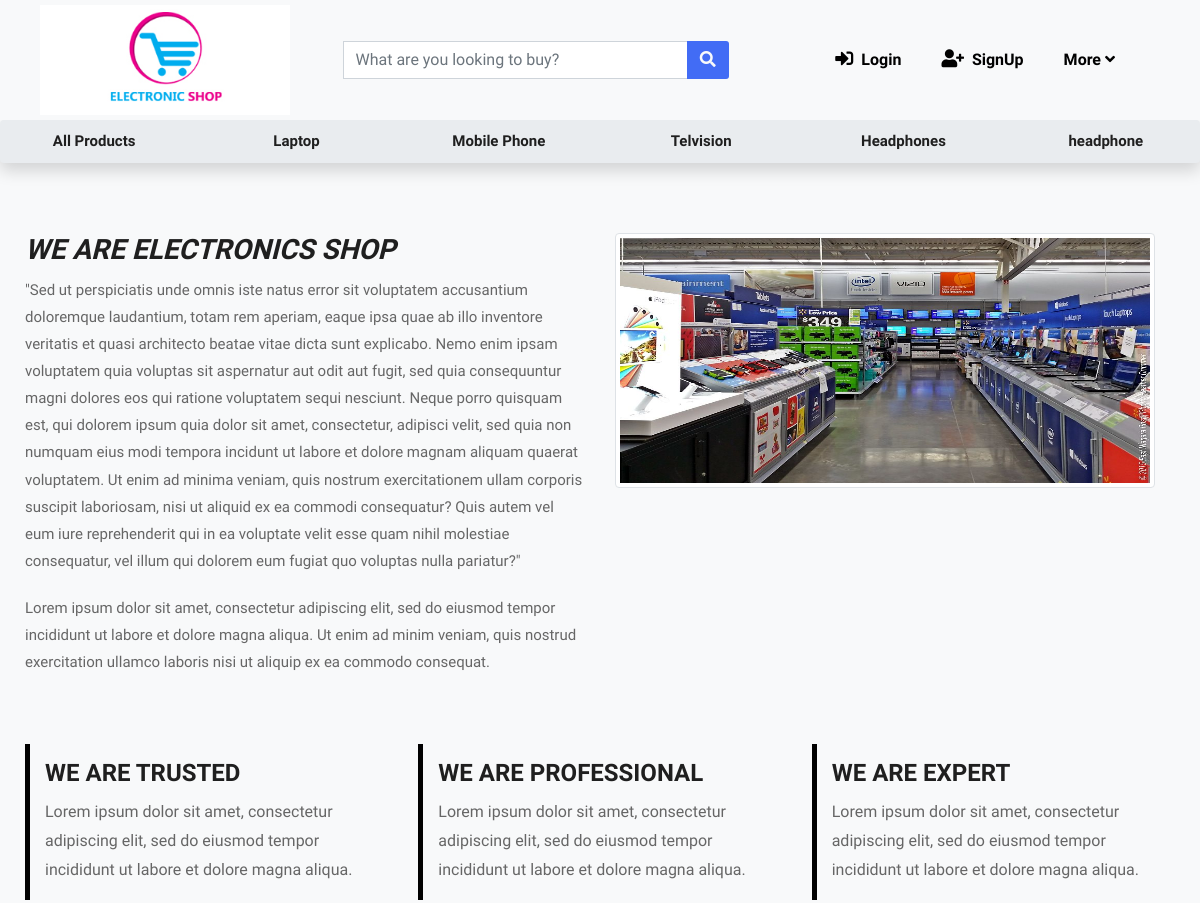
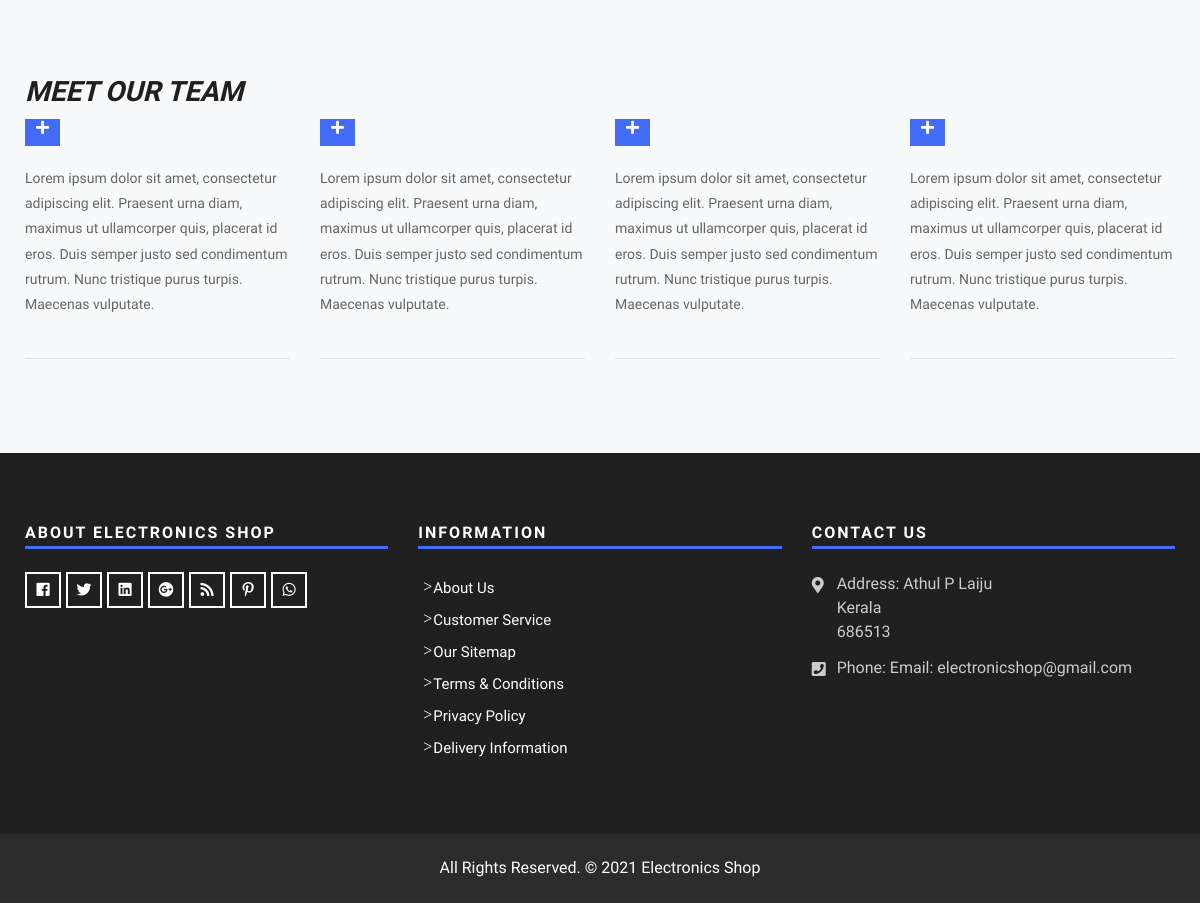
The page /about/ on the database its author committed (2 pictures, top to bottom).
### shop/models.py (models this page shows, shortened)
class Category(models.Model):
    category_name = models.CharField(max_length=50)

### shop/views/about.py (the view)
# urls.py: path("about/", about.about, name="AboutUs"),
def about(request):
    current_user = request.user
    customer = []
    try:
        customer = Customer.objects.get(user_id=current_user.id)
    except:
        pass
    catgories = Category.objects.all()
    carts = Cart.objects.filter(user_id=current_user.id)
    qty = 0
    total = 0
    for cart in carts:
        total = total + cart.amount
        qty = qty + cart.qty
    details = {
        'qty':qty,
        'total':total,
        'carts':carts,
        'categories':catgories,
        'customer':customer
    }
    return render(request, 'about.html', details)

### shop/models.py (called while the page is built)
    @property
    def amount(self):
        return self.qty * self.product.price

### templates/about.html (shortened to what this page needs)
{% extends 'base.html' %}
{% load static %}
{% block body %}
<div class="shadow p-2 rounded" style="background-color:#e9ecef; color:black">
    <div class="row text-center font-weight-bold">
        <div class="col-lg-2 col-md-4 col-sm-6">
            <p><a href="/products">All Products</a></p>
        </div>
        {% for category in categories %}
        <div class="col-lg-2 col-md-4 col-sm-6">
            <p><a href="/products/?category={{category.id}}">{{category.category_name}}</a></p>
        </div>
        {% endfor %}
    </div>
</div>
<div class="about-box-main">
    <div class="container">
        <div class="row">
            <div class="col-lg-6">
                <h2 class="noo-sh-title">We are <span>Electronics Shop</span></h2>
                <p>"Sed ut perspiciatis unde omnis iste natus error sit voluptatem accusantium doloremque laudantium, totam rem aperiam, eaque ipsa quae ab illo inventore veritatis et quasi architecto beatae vitae dicta sunt explicabo. Nemo enim ipsam
                    voluptatem quia voluptas sit aspernatur aut odit aut fugit, sed quia consequuntur magni dolores eos qui ratione voluptatem sequi nesciunt. Neque porro quisquam est, qui dolorem ipsum quia dolor sit amet, consectetur, adipisci velit,
                    sed quia non numquam eius modi tempora incidunt ut labore et dolore magnam aliquam quaerat voluptatem. Ut enim ad minima veniam, quis nostrum exercitationem ullam corporis suscipit laboriosam, nisi ut aliquid ex ea commodi consequatur?
                    Quis autem vel eum iure reprehenderit qui in ea voluptate velit esse quam nihil molestiae consequatur, vel illum qui dolorem eum fugiat quo voluptas nulla pariatur?"</p>
                <p>Lorem ipsum dolor sit amet, consectetur adipiscing elit, sed do eiusmod tempor incididunt ut labore et dolore magna aliqua. Ut enim ad minim veniam, quis nostrud exercitation ullamco laboris nisi ut aliquip ex ea commodo consequat.
                    </p>
            </div>
            <div class="col-lg-6">
                <div class="banner-frame"> <img class="img-thumbnail img-fluid" src="{% static 'images/store.jpg' %}" alt="" width="540px"/>
                </div>
            </div>
        </div>
        <div class="row my-5">
            <div class="col-sm-6 col-lg-4">
                <div class="service-block-inner">
                    <h3>We are Trusted</h3>
                    <p>Lorem ipsum dolor sit amet, consectetur adipiscing elit, sed do eiusmod tempor incididunt ut labore et dolore magna aliqua. </p>
                </div>
            </div>
            <div class="col-sm-6 col-lg-4">
                <div class="service-block-inner">
                    <h3>We are Professional</h3>
                    <p>Lorem ipsum dolor sit amet, consectetur adipiscing elit, sed do eiusmod tempor incididunt ut labore et dolore magna aliqua. </p>
                </div>
            </div>
            <div class="col-sm-6 col-lg-4">
                <div class="service-block-inner">
                    <h3>We are Expert</h3>
                    <p>Lorem ipsum dolor sit amet, consectetur adipiscing elit, sed do eiusmod tempor incididunt ut labore et dolore magna aliqua. </p>
                </div>
            </div>
        </div>
        <div class="row my-4">
            <div class="col-12">
                <h2 class="noo-sh-title">Meet Our Team</h2>
            </div>
            <div class="col-sm-6 col-lg-3">
                <div class="hover-team">
                    <div class="our-team"> <img src="images/img-1.jpg" alt="" />
                        <div class="icon"> <i class="fas fa-plus" aria-hidden="true"></i> </div>
                    </div>
                    <div class="team-description">
                        <p>Lorem ipsum dolor sit amet, consectetur adipiscing elit. Praesent urna diam, maximus ut ullamcorper quis, placerat id eros. Duis semper justo sed condimentum rutrum. Nunc tristique purus turpis. Maecenas vulputate. </p>
                    </div>
                    <hr class="my-0"> </div>
            </div>
            <div class="col-sm-6 col-lg-3">
                <div class="hover-team">
                    <div class="our-team"> <img src="images/img-2.jpg" alt="" />
                        <div class="icon"> <i class="fas fa-plus" aria-hidden="true"></i> </div>
                    </div>
                    <div class="team-description">
                        <p>Lorem ipsum dolor sit amet, consectetur adipiscing elit. Praesent urna diam, maximus ut ullamcorper quis, placerat id eros. Duis semper justo sed condimentum rutrum. Nunc tristique purus turpis. Maecenas vulputate. </p>
                    </div>
                    <hr class="my-0"> </div>
            </div>
            <div class="col-sm-6 col-lg-3">
                <div class="hover-team">
                    <div class="our-team"> <img src="images/img-3.jpg" alt="" />
                        <div class="icon"> <i class="fas fa-plus" aria-hidden="true"></i> </div>
                    </div>
                    <div class="team-description">
                        <p>Lorem ipsum dolor sit amet, consectetur adipiscing elit. Praesent urna diam, maximus ut ullamcorper quis, placerat id eros. Duis semper justo sed condimentum rutrum. Nunc tristique purus turpis. Maecenas vulputate. </p>
                    </div>
                    <hr class="my-0"> </div>
            </div>
            <div class="col-sm-6 col-lg-3">
                <div class="hover-team">
                    <div class="our-team"> <img src="images/img-1.jpg" alt="" />
                        <div class="icon"> <i class="fas fa-plus" aria-hidden="true"></i> </div>
                    </div>
                    <div class="team-description">
                        <p>Lorem ipsum dolor sit amet, consectetur adipiscing elit. Praesent urna diam, maximus ut ullamcorper quis, placerat id eros. Duis semper justo sed condimentum rutrum. Nunc tristique purus turpis. Maecenas vulputate. </p>
                    </div>
                    <hr class="my-0"> </div>
            </div>
        </div>
    </div>
</div>
{% endblock %}

### static/css/style.css (style rules this page uses)
html { overflow-x: hidden; }
body { color: #666666; font-size: 15px; font-family: 'Quattrocento Sans', sans-serif; line-height: 1.80857; }
a { color: #1f1f1f; text-decoration: none !important; outline: none !important; -webkit-transition: all .3s ease-in-out; -moz-transition: all .3s ease-in-out; -ms-transition: all .3s ease-in-out; -o-transition: all .3s ease-in-out; transition: all .3s ease-in-out; }
h1, h2, h3, h4, h5, h6 { letter-spacing: 0; font-weight: normal; position: relative; padding: 0 0 10px 0; font-weight: normal; line-height: 120% !important; color: #1f1f1f; margin: 0 }
h2 { font-size: 22px }
h3 { font-size: 18px }
a { color: #1f1f1f; text-decoration: none; outline: none; }
a, .btn { text-decoration: none !important; outline: none !important; -webkit-transition: all .3s ease-in-out; -moz-transition: all .3s ease-in-out; -ms-transition: all .3s ease-in-out; -o-transition: all .3s ease-in-out; transition: all .3s ease-in-out; }
p { margin: 0px; }
.about-box-main { padding: 70px 0px; }
.noo-sh-title { font-size: 28px; text-transform: uppercase; font-style: italic; font-weight: 700; }
.about-box-main p { padding-bottom: 20px; }
.service-block-inner { padding: 15px 20px; position: relative; margin-bottom: 30px; }
.service-block-inner::before { content: ""; width: 5px; height: 100%; border-radius: 0px; background: #010101; position: absolute; top: 0; left: 0; transition: all 0.5s ease 0s; }
.service-block-inner::after { content: ""; width: 5px; height: 0; border-radius: 0px; background: #426cf5; position: absolute; top: 0; left: 0; transition: all 0.5s ease 0s; }
.service-block-inner h3 { font-size: 24px; text-transform: uppercase; font-weight: 600; }
.service-block-inner p { margin: 0px; font-size: 16px; font-weight: 300; padding-bottom: 0px; }
.our-team { box-shadow: 0 0 0 rgba(0, 0, 0, 0.3); overflow: hidden; position: relative; transition: all 0.3s ease 0s; }
.our-team .icon { width: 35px; height: 35px; line-height: 35px; background: #426cf5; text-align: center; color: #fff; position: absolute; bottom: 0; }
.team-description { padding: 20px 0px; }
.team-description p { font-size: 14px; margin: 0px; }

### static/css/bootsnav.css (style rules this page uses)
body { -webkit-transition: all 0.3s ease-in-out; -moz-transition: all 0.3s ease-in-out; -o-transition: all 0.3s ease-in-out; -ms-transition: all 0.3s ease-in-out; transition: all 0.3s ease-in-out; }

### rows shown on the page
Category: category_name "Laptop"
Category: category_name "Mobile Phone"
Category: category_name "Telvision"
Category: category_name "Headphones"
Category: category_name "headphone"
